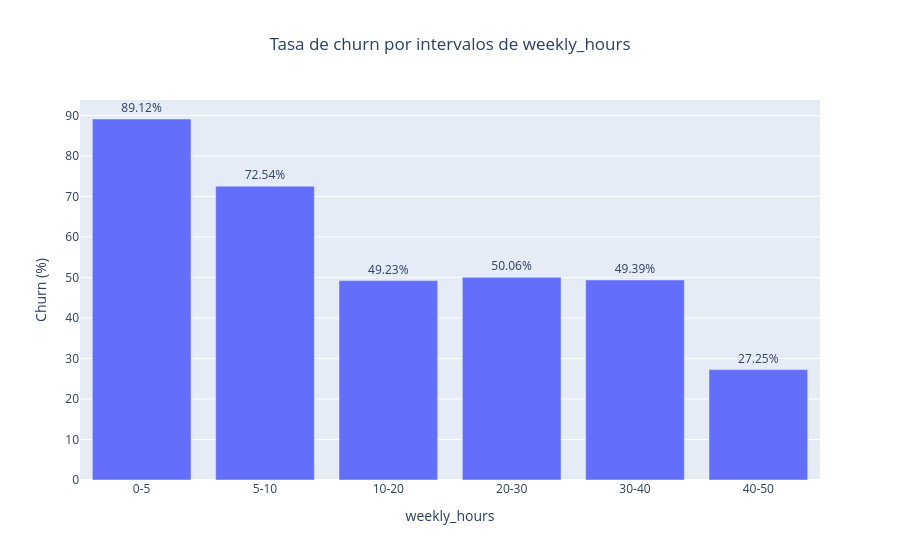

The notebook cell saved with this chart:
### Markdown cell above
### 5.3 Engagement semanal

Las horas semanales son una de las variables numéricas más potentes del dataset.

### Code cell
wh_table = plot_churn_by_numeric_bins(df, "weekly_hours", "weekly_hours_bin", title="Tasa de churn por intervalos de weekly_hours")
wh_table

### Figure 1 — Plotly figure (JSON) as saved in the notebook; plotly's stock layout.template omitted (floating-point values rounded to 4 significant figures)
{"data": [{"hovertemplate": "weekly_hours_bin=%{x}<br>churn_pct=%{text}<extra></extra>", "legendgroup": "", "marker": {"color": "#636efa", "pattern": {"shape": ""}}, "name": "", "orientation": "v", "showlegend": false, "text": [89.12, 72.54, 49.23, 50.06, 49.39, 27.25], "textposition": "outside", "texttemplate": "%{text:.2f}%", "type": "bar", "x": ["0-5", "5-10", "10-20", "20-30", "30-40", "40-50"], "xaxis": "x", "y": [89.12, 72.54, 49.23, 50.06, 49.39, 27.25], "yaxis": "y"}], "layout": {"barmode": "relative", "legend": {"tracegroupgap": 0}, "title": {"text": "Tasa de churn por intervalos de weekly_hours", "x": 0.5}, "xaxis": {"anchor": "y", "domain": [0, 1], "title": {"text": "weekly_hours"}}, "yaxis": {"anchor": "x", "domain": [0, 1], "title": {"text": "Churn (%)"}}}}
